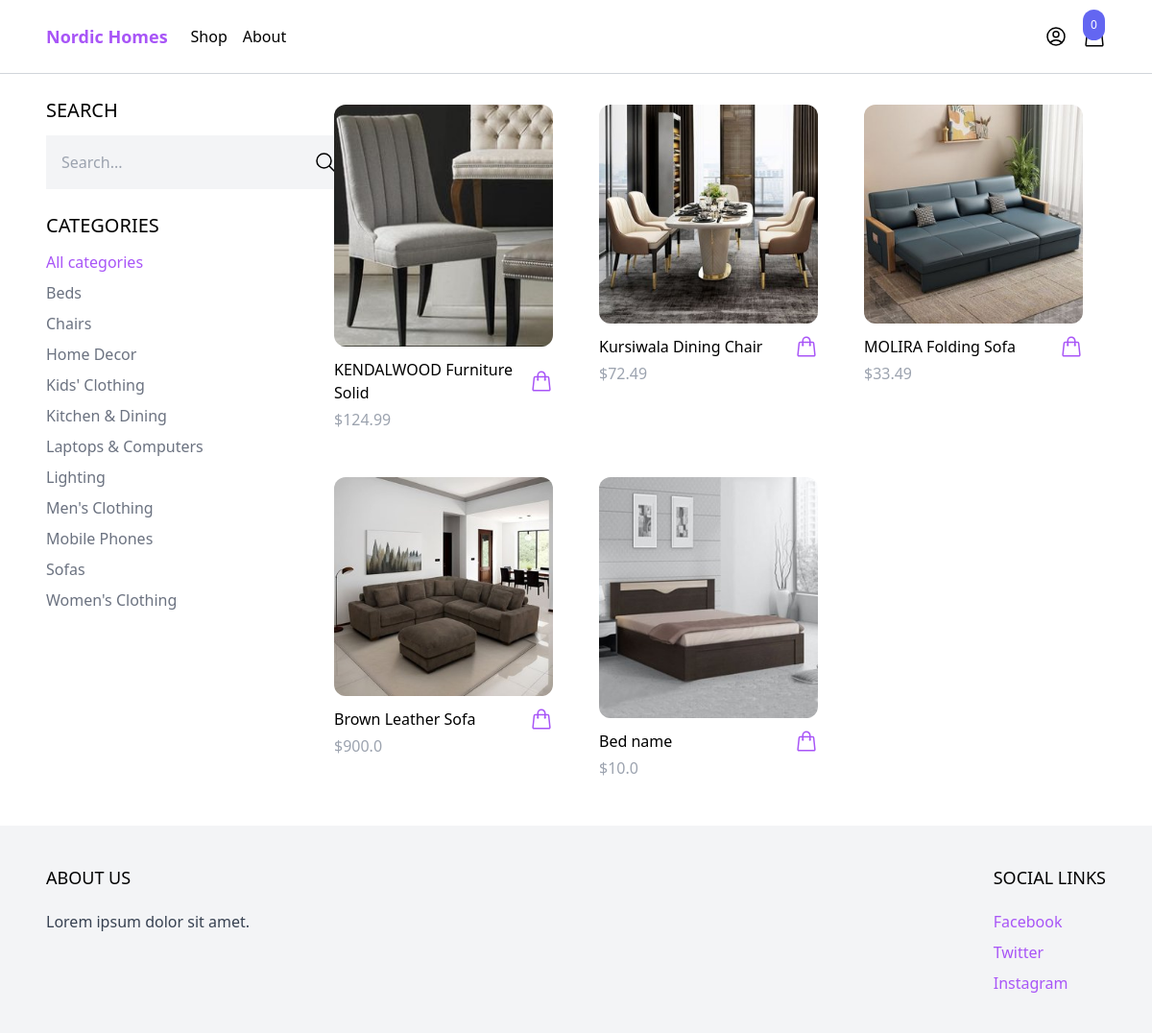
The app's page /shop/ with its own data.
### products/models.py (models this page shows, shortened)
class Category(models.Model):
    name = models.CharField(max_length=255)
    slug = models.SlugField()
    class Meta:
        ordering = ('name',)

class Product(models.Model):
    category = models.ForeignKey(Category, related_name='products', on_delete=models.CASCADE)
    name = models.CharField(max_length=255)
    slug = models.SlugField()
    description  = models.TextField(blank=True, null=True)
    price = models.IntegerField()
    created_at = models.DateTimeField(auto_now_add=True)
    image = models.ImageField(upload_to='uploads/', blank=True, null=True)
    thumbnail = models.ImageField(upload_to='uploads/', blank=True, null=True)
    class Meta:
        ordering = ('-created_at',)
    def get_display_price(self):
        return self.price / 100
    def get_thumbnail(self):
        if self.thumbnail:
            return self.thumbnail.url

### core/views.py (the view)
# urls.py: path('shop/', shop, name='shop'),
def shop(request):
    categories = Category.objects.all()
    products = Product.objects.all()
    active_category = request.GET.get('category',  '')
    if active_category:
        products = products.filter(category__slug=active_category)
    query = request.GET.get('query', '')
    if query:
        products = products.filter(name__icontains=query)
    context = {
        'categories': categories,
        'products': products,
        'active_category': active_category
    }
    return render(request, 'core/shop.html', context)

### cart/cart.py (called while the page is built)
    def __len__(self):
        return sum(item['quantity'] for item in self.cart.values())

### cart/context_processors.py (called while the page is built)
def cart(request):
    return{'cart': Cart(request)}

### core/templates/core/shop.html (shortened to what this page needs)
{% extends 'core/base.html' %}
{% block content %}
<div class="max-w-6xl mx-auto flex flex-wrap items-start py-6 px-6 xl:px-0">
    <div class="filter w-full lg:w-1/4">
        <h3 class="mb-3 text-xl uppercase">Search</h3>
        <form method="get" action=".">
            <div class="flex">
                <input type="text" name="query" class="p-4 bg-gray-100 border-0" placeholder="Search...">
                <button class="p-4 bg-gray-100 border-0">
                    <svg xmlns="http://www.w3.org/2000/svg" fill="none" viewBox="0 0 24 24" stroke-width="1.5"
                        stroke="currentColor" class="size-6">
                        <path stroke-linecap="round" stroke-linejoin="round"
                            d="m21 21-5.197-5.197m0 0A7.5 7.5 0 1 0 5.196 5.196a7.5 7.5 0 0 0 10.607 10.607Z" />
                    </svg>
                </button>
            </div>
        </form>
        <h3 class="mt-6 mb-3 text-xl uppercase">Categories</h3>
        <ul class="space-y-2">
            <li><a href="#" class="{% if not active_category %}text-purple-500{% else %}text-gray-500{% endif %}">All
                    categories</a></li>
            {% for category in categories %}
            <li><a href="{% url 'shop' %}?category={{ category.slug }}"
                    class="{% if category.slug == active_category %}text-purple-500{% else %}text-gray-500{% endif %}">
                    {{ category.name }}</a></li>
            {% endfor %}
        </ul>
    </div>
    <div class="products w-full lg:w-3/4 -mt-4 flex items-centre flex-wrap">
        {% for product in products %}
           {% include 'product/partials/product_list_item.html' %}
        {% endfor %}
    </div>
</div>
{% endblock content %}

### products/templates/product/partials/product_list_item.html (shortened to what this page needs)
<div class="w-full md:w-1/3 xl:w-1/4 p-6">
    <a href="{% url 'product' product.slug %}">
        <img src="{{ product.get_thumbnail }}"
            class="rounded-xl hover:shadow-lg" alt="">
    </a>
    <div class="pt-3 flex items-center justify-between">
        <a href="{% url 'product' product.slug %}">{{ product.name }}</a>
        <a
            href="#"
            hx-get="{% url 'add_to_cart' product.id %}"
            hx-target="#menu-cart-button"
            hx-swap="outerHTMl"
            class="text-purple-500 hover:text-purpal-500"
        >
        </a>
    </div>
    <p class="pt-1 text-gray-400">${{ product.get_display_price }}</p>
</div>

### records on screen
Category: name "Beds"
Category: name "Chairs"
Category: name "Home Decor"
Category: name "Kids' Clothing"
Category: name "Kitchen & Dining"
Category: name "Laptops & Computers"
Category: name "Lighting"
Category: name "Men's Clothing"
Category: name "Mobile Phones"
Category: name "Sofas"
Category: name "Women's Clothing"
Product: get_thumbnail (picture), name "KENDALWOOD Furniture Solid", get_display_price "124.99"
Product: get_thumbnail (picture), name "Kursiwala Dining Chair", get_display_price "72.49"
Product: get_thumbnail (picture), name "MOLIRA Folding Sofa", get_display_price "33.49"
Product: get_thumbnail (picture), name "Brown Leather Sofa", get_display_price "900.0"
Product: get_thumbnail (picture), name "Bed name", get_display_price "10.0"

### other values on screen
{{ cart|length }} "0"
